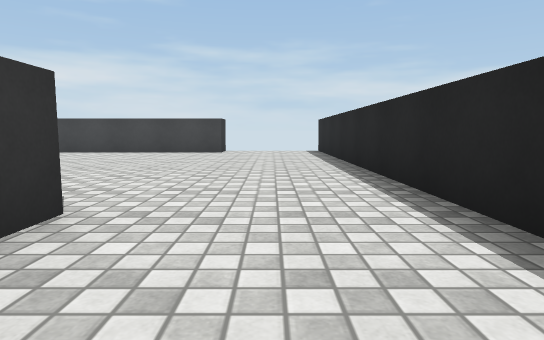
View 1 (above)

24 first-person views from a walk through a 3-D level made in the Unity game engine. The camera is 0.58 m above the floor, tilts 6° down and sees 75° across. The floor is counted in squares, 1 m on a side. Each view is taken from the middle of a square. On the plan, view 1 faces up. The plan holds only what a view shows up to about 10 squares ahead; the rest is blank. The place goes on beyond the plan. The player character is not drawn. Surface patterns are stand-ins for the level's own textures.

View 2
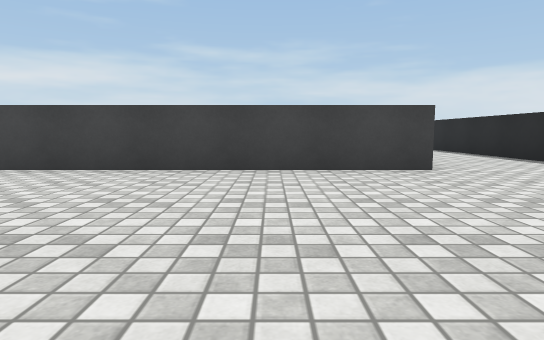

View 3
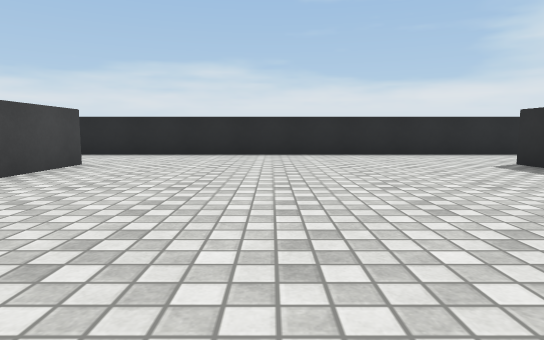

View 4
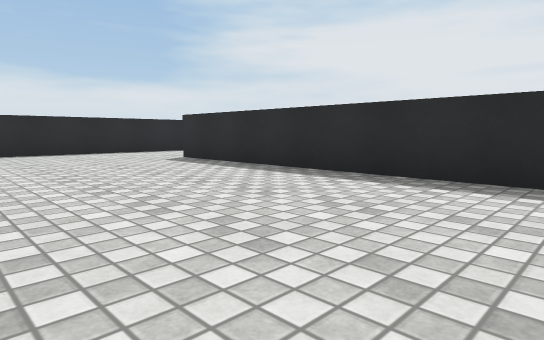

View 5
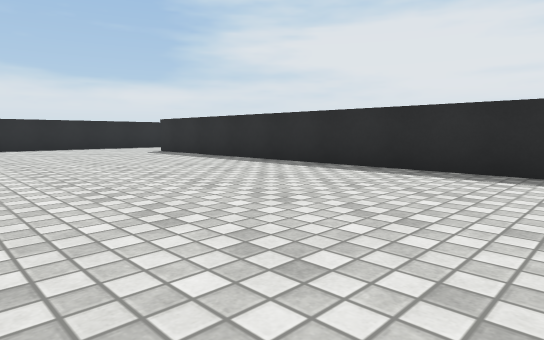

View 6
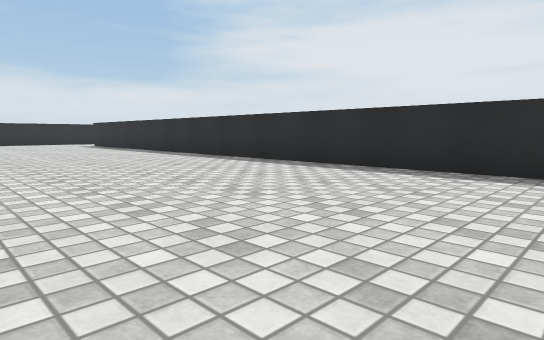

View 7
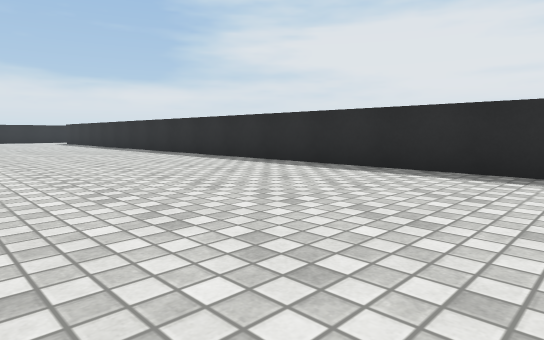

View 8
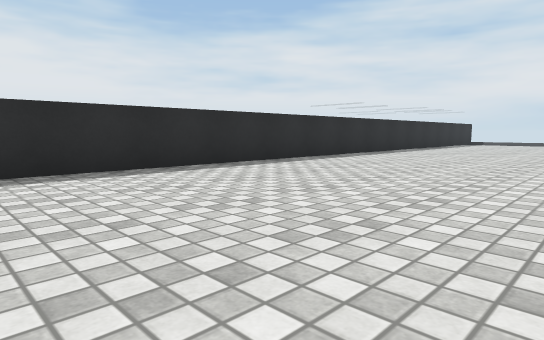

View 9
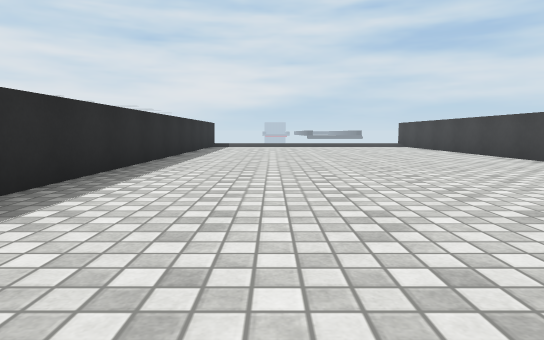

View 10
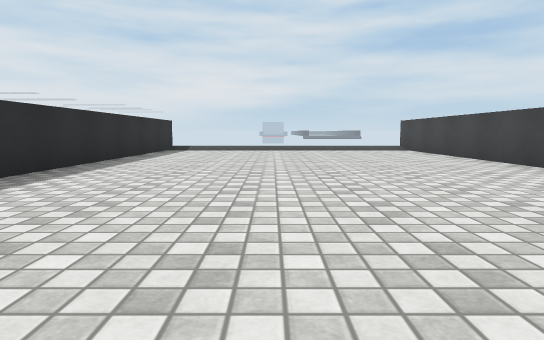

View 11
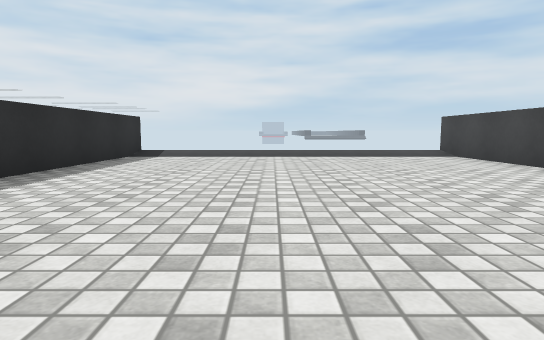

View 12
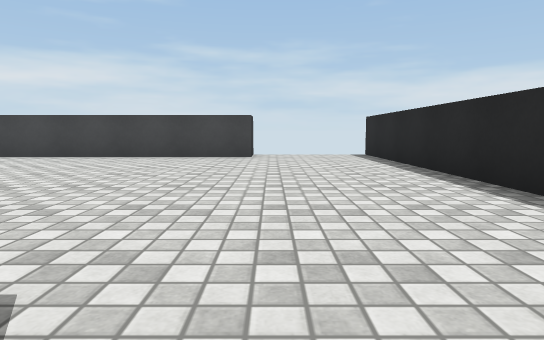

View 13
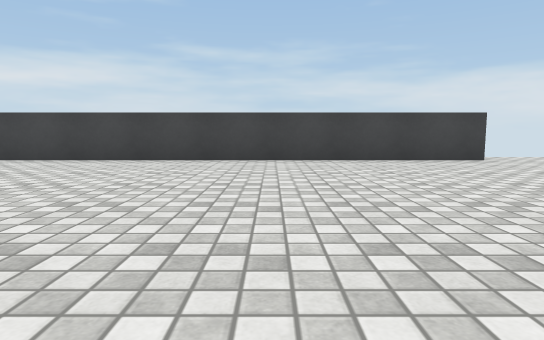

View 14
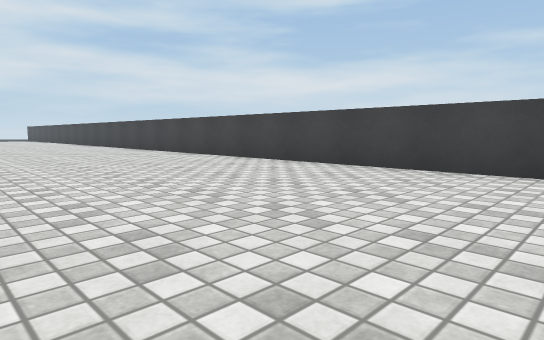

View 15
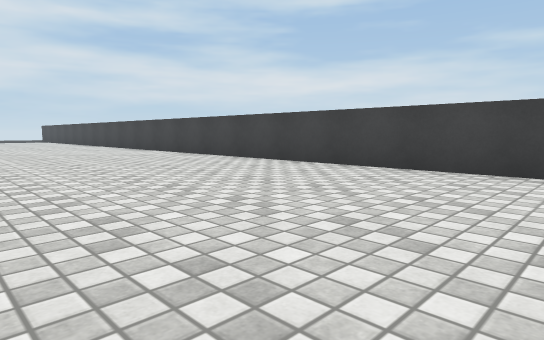

View 16
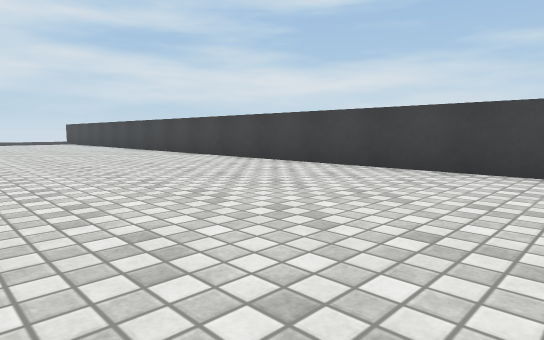

View 17
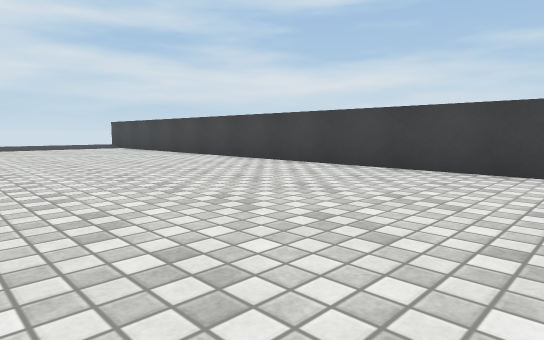

View 18
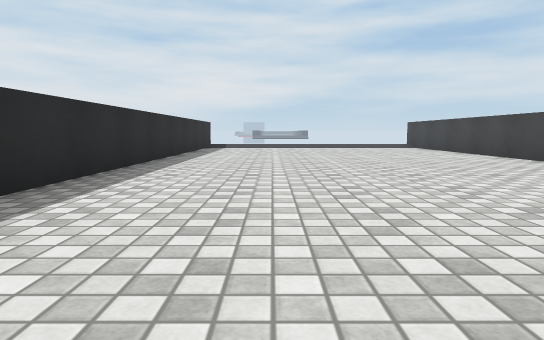

View 19
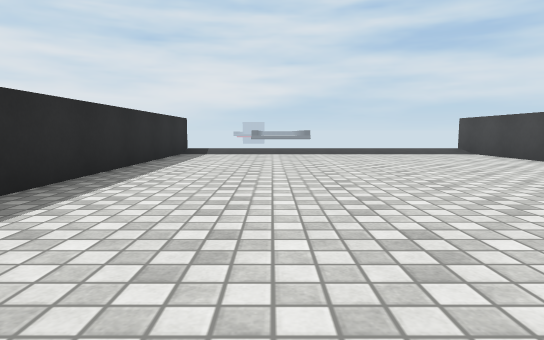

View 20
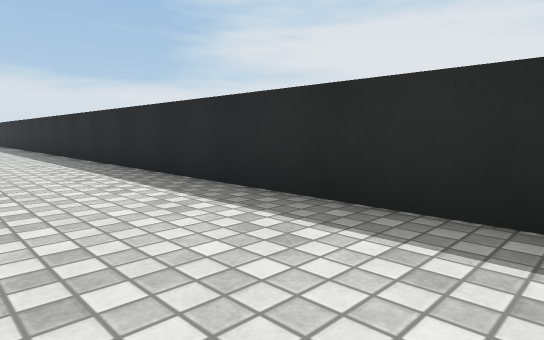

View 21
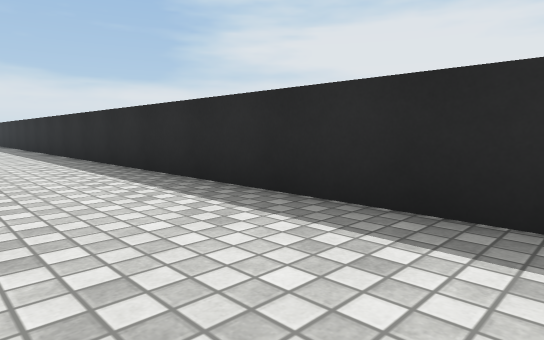

View 22
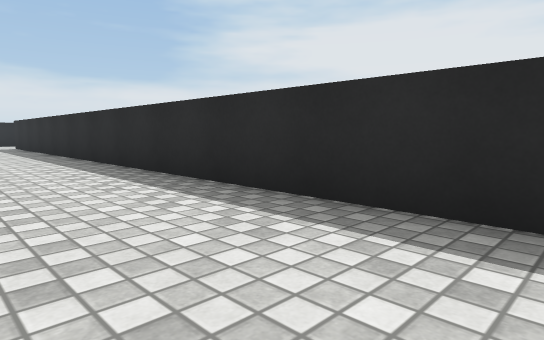

View 23
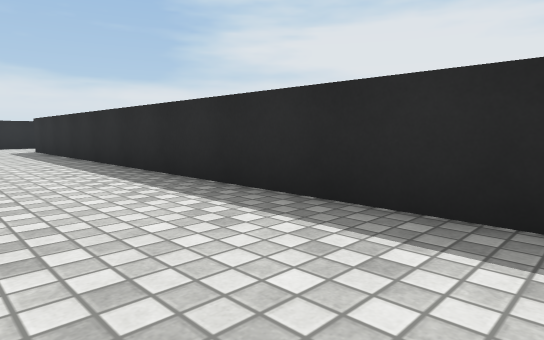

View 24
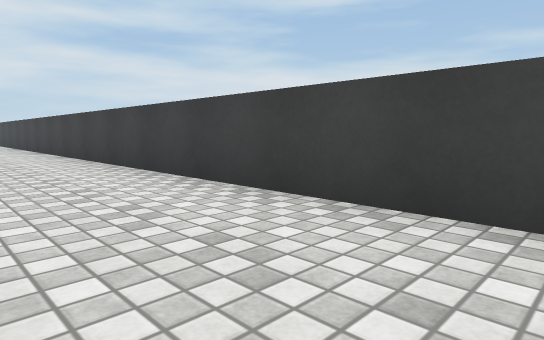

### Floor plan
Points are (right, up) in squares from view 1. A wall is a line through its corners. A room is listed if a view was taken in it or the views show most of it. See-through windows are left out.
Room 1 (views 1, 2, 3, 4, 5, 6, 7, 8, 9, 10, 11, 24)
walls: (-29.1, 0.5) (-37.5, 0.5); (-1.4, 0.5) (-16.8, 0.5); (-37.5, -7.5) (-1.5, -7.5); (1.5, -9.6) (1.5, -0.4)
ways out: opening at (0, 0.3) to room 2; opening at (0, -9.7)
Room 2 (views 12, 13, 14, 15, 16, 17, 18, 19, 20, 21, 22, 23)
walls: (-1.5, 2.5) (-1.5, 1.9); (-1.5, 11.5) (-1.5, 10.5) (-37.1, 10.5); (-37.1, 2.5) (-2.2, 2.5); (1.5, -0.4) (1.5, 11.5)
ways out: opening at (0, 0.3) to room 1

Where each view was taken, in squares from view 1:
view 1: 0 up, 0 right, facing up
view 2: 5 down, 4 left, facing up
view 3: 3 down, 8 left, facing right
view 4: 3 down, 9 left, facing down-right
view 5: 2 down, 12 left, facing down-right
view 6: 2 down, 18 left, facing down-right
view 7: 2 down, 22 left, facing down-right
view 8: 2 down, 18 left, facing down-left
view 9: 5 down, 22 left, facing left
view 10: 4 down, 25 left, facing left
view 11: 4 down, 28 left, facing left
view 12: 2 up, 1 left, facing up
view 13: 3 up, 6 left, facing up
view 14: 5 up, 8 left, facing up-left
view 15: 5 up, 12 left, facing up-left
view 16: 5 up, 17 left, facing up-left
view 17: 5 up, 23 left, facing up-left
view 18: 5 up, 23 left, facing left
view 19: 5 up, 27 left, facing left
view 20: 5 up, 28 left, facing down-right
view 21: 5 up, 23 left, facing down-right
view 22: 5 up, 17 left, facing down-right
view 23: 5 up, 14 left, facing down-right
view 24: 2 down, 5 left, facing up-left
